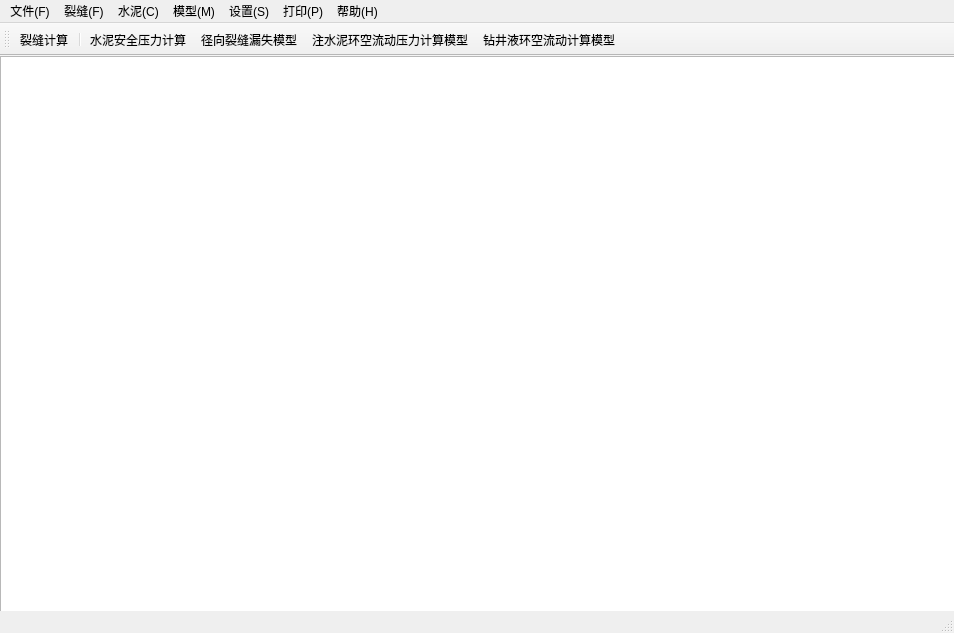
<?xml version="1.0" encoding="UTF-8"?>
<ui version="4.0">
 <class>MainWindow</class>
 <widget class="QMainWindow" name="MainWindow">
  <property name="geometry">
   <rect>
    <x>0</x>
    <y>0</y>
    <width>954</width>
    <height>633</height>
   </rect>
  </property>
  <property name="sizePolicy">
   <sizepolicy hsizetype="Fixed" vsizetype="Fixed">
    <horstretch>0</horstretch>
    <verstretch>0</verstretch>
   </sizepolicy>
  </property>
  <property name="windowTitle">
   <string>MainWindow</string>
  </property>
  <property name="autoFillBackground">
   <bool>true</bool>
  </property>
  <property name="styleSheet">
   <string notr="true"/>
  </property>
  <widget class="QWidget" name="centralwidget">
   <widget class="QGraphicsView" name="graphicsView">
    <property name="geometry">
     <rect>
      <x>0</x>
      <y>0</y>
      <width>961</width>
      <height>591</height>
     </rect>
    </property>
    <property name="sizePolicy">
     <sizepolicy hsizetype="Expanding" vsizetype="Expanding">
      <horstretch>0</horstretch>
      <verstretch>0</verstretch>
     </sizepolicy>
    </property>
    <property name="styleSheet">
     <string notr="true">border-image: url(:/image/YouTianImage.jpg);</string>
    </property>
   </widget>
  </widget>
  <widget class="QMenuBar" name="menubar">
   <property name="geometry">
    <rect>
     <x>0</x>
     <y>0</y>
     <width>954</width>
     <height>23</height>
    </rect>
   </property>
   <widget class="QMenu" name="menu">
    <property name="title">
     <string>文件(F)</string>
    </property>
    <addaction name="actionxinjian"/>
    <addaction name="actionopen"/>
    <addaction name="actionsave"/>
    <addaction name="actionsaveas"/>
   </widget>
   <widget class="QMenu" name="menu_2">
    <property name="title">
     <string>帮助(H)</string>
    </property>
   </widget>
   <widget class="QMenu" name="menu_3">
    <property name="title">
     <string>设置(S)</string>
    </property>
   </widget>
   <widget class="QMenu" name="menu_P">
    <property name="title">
     <string>打印(P)</string>
    </property>
   </widget>
   <widget class="QMenu" name="menu_C">
    <property name="title">
     <string>裂缝(F)</string>
    </property>
    <addaction name="actionliefengjisuan"/>
   </widget>
   <widget class="QMenu" name="menu_4">
    <property name="title">
     <string>水泥(C)</string>
    </property>
    <addaction name="actionsafe"/>
   </widget>
   <widget class="QMenu" name="menu_M">
    <property name="title">
     <string>模型(M)</string>
    </property>
    <addaction name="actionliefengloushi"/>
    <addaction name="actionzhusuini"/>
    <addaction name="actionzuanjingye"/>
    <addaction name="actionliefengshuntai"/>
   </widget>
   <addaction name="menu"/>
   <addaction name="menu_C"/>
   <addaction name="menu_4"/>
   <addaction name="menu_M"/>
   <addaction name="menu_3"/>
   <addaction name="menu_P"/>
   <addaction name="menu_2"/>
  </widget>
  <widget class="QToolBar" name="toolBar">
   <property name="windowTitle">
    <string>toolBar</string>
   </property>
   <property name="styleSheet">
    <string notr="true"/>
   </property>
   <attribute name="toolBarArea">
    <enum>TopToolBarArea</enum>
   </attribute>
   <attribute name="toolBarBreak">
    <bool>false</bool>
   </attribute>
   <addaction name="actionliefengjisuan"/>
   <addaction name="separator"/>
   <addaction name="actionsafe"/>
   <addaction name="actionliefengloushi"/>
   <addaction name="actionzhusuini"/>
   <addaction name="actionzuanjingye"/>
  </widget>
  <widget class="QStatusBar" name="statusBar"/>
  <action name="actionxinjian">
   <property name="text">
    <string>新建</string>
   </property>
  </action>
  <action name="actionopen">
   <property name="text">
    <string>打开</string>
   </property>
  </action>
  <action name="actionsave">
   <property name="text">
    <string>保存</string>
   </property>
  </action>
  <action name="actionsaveas">
   <property name="text">
    <string>另存为</string>
   </property>
  </action>
  <action name="actionliefengjisuan">
   <property name="text">
    <string>裂缝计算</string>
   </property>
  </action>
  <action name="actionsafe">
   <property name="text">
    <string>水泥安全压力计算</string>
   </property>
  </action>
  <action name="actionliefengloushi">
   <property name="text">
    <string>径向裂缝漏失模型</string>
   </property>
  </action>
  <action name="actionzhusuini">
   <property name="text">
    <string>注水泥环空流动压力计算模型</string>
   </property>
  </action>
  <action name="actionzuanjingye">
   <property name="text">
    <string>钻井液环空流动计算模型</string>
   </property>
  </action>
  <action name="actionliefengshuntai">
   <property name="text">
    <string>裂缝瞬态流动模型</string>
   </property>
  </action>
 </widget>
 <resources>
  <include location="E:/桌面/imageSource.qrc"/>
 </resources>
 <connections/>
</ui>
